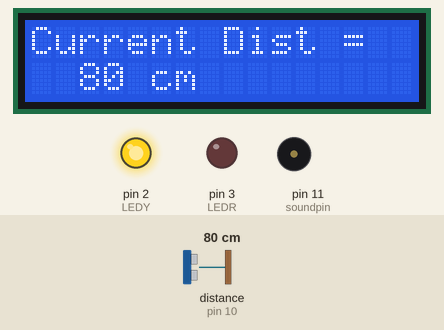
This sketch was run on a simulated Arduino Uno, built with avr-gcc and run on an emulated ATmega328P. Shown: 16×2 character LCD, output pins drawn as LEDs (lit = HIGH), buzzer (waves = sounding). Wiring (inferred from the names in the program): ultrasonic range finder: trigger pin 9; echo pin 10. The test bench sets the inputs (shaded band); at power-on: distance to the obstacle (sensor on pin 10) 80 cm. The echo pulse lasts 58.3 µs per cm; pins used as bus, display or sensor lines are not drawn.

Above: at 2.38 s.
2.8 s: distance to the obstacle (sensor on pin 10) set to 23 cm
At 3.12 s:
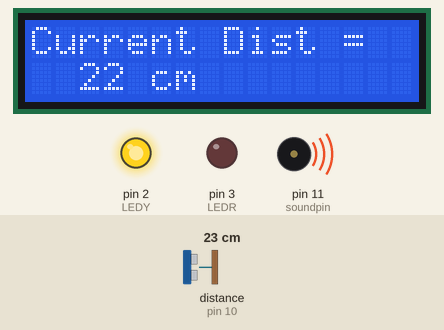
4.5 s: distance to the obstacle (sensor on pin 10) set to 18 cm
At 5.8 s:
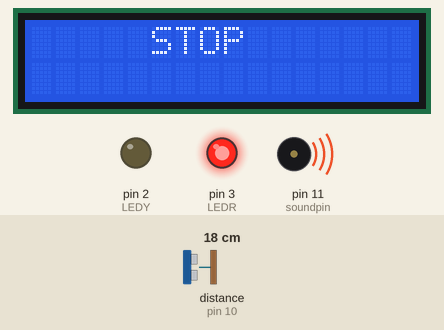
6.1 s: distance to the obstacle (sensor on pin 10) set to 35 cm
At 6.3 s:
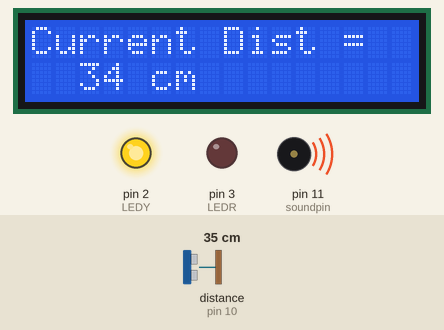
7.7 s: distance to the obstacle (sensor on pin 10) set to 95 cm
At 8.17 s:
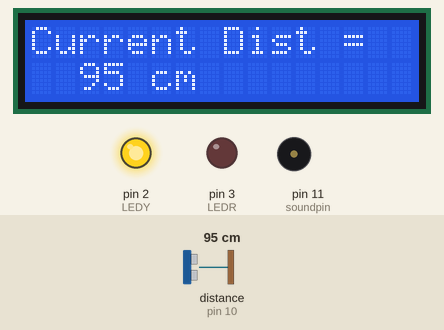
9.3 s: distance to the obstacle (sensor on pin 10) set to 105 cm
At 10.3 s:
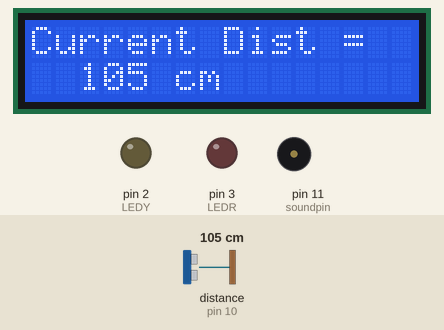
11.3 s: distance to the obstacle (sensor on pin 10) set to 2 cm
At 12.7 s:
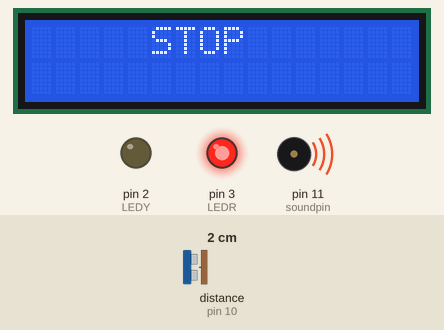
Timing chart, 0 to 14.0 s (numbered marks = the images above; inputs shaded):
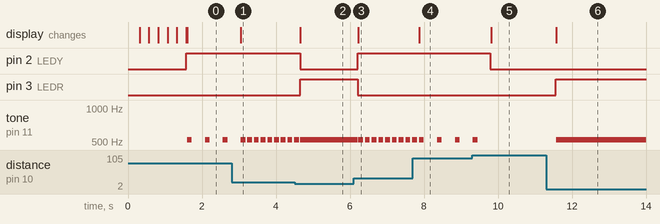

The sketch:

Ultrasound_Backup_System.ino
```cpp
/*
**************************************************************************
  Purpose: This project simulates a backup system for an automobile.
  OUTPUTS: LCD display, Piezo Transducer
  Built: 20/08/2017
  By: Kenny Lu
**************************************************************************
*/

#include <Wire.h>
#include <LiquidCrystal_I2C.h>
#include "pitches.h"

const byte LEDY = 2;
const byte LEDR = 3;
const byte trigpin = 9;     // For the ultrasound module
const byte echopin = 10;    // ultrasound module
const byte soundpin = 11;   // For piezo transducer

LiquidCrystal_I2C lcd(0x27, 2, 1, 0, 4, 5, 6, 7, 3, POSITIVE);  // Setting LCD I2C Address


/* Measures the distance */
unsigned long ping()
{
  digitalWrite(trigpin, HIGH);
  delayMicroseconds(10);
  digitalWrite(trigpin, LOW);

  return pulseIn(echopin, HIGH);
}

/* Resets the two LEDs */
void reset()
{
  digitalWrite(LEDR, LOW);
  digitalWrite(LEDY, LOW);
}

/* Lights up the two LEDs */
void lightup(int caseno)
{
  if(caseno == 4)
  {
    digitalWrite(LEDR, HIGH);
    digitalWrite(LEDY, LOW);
  }
  else
  {
    digitalWrite(LEDR, LOW);
    digitalWrite(LEDY, HIGH);
  }

}

/* Displays distance information on LCD */
void display(unsigned long distance)
{
  lcd.clear();
  lcd.print("Current Dist = ");
  lcd.setCursor(2,1);
  lcd.print(distance);
  lcd.print(" cm");
}

/* Play the piezo transducer according to caseno */
void play(int caseno)
{
  switch(caseno)
  {
    case 0:
      tone(soundpin, NOTE_C5, 130);
      delay(330);
      break;
    case 1:
      tone(soundpin, NOTE_C5, 130);
      delay(230);
      break;
    case 2:
      tone(soundpin, NOTE_C5, 130);
      delay(130);
      break;
    case 3:
      tone(soundpin, NOTE_C5, 130);
      delay(30);
      break;
    case 4:
      tone(soundpin, NOTE_C5, 130);
      break;
  }
}


void setup() {
  // put your setup code here, to run once:
  lcd.begin(16, 2);
  pinMode(LEDY, OUTPUT);
  pinMode(LEDR, OUTPUT);
  pinMode(trigpin, OUTPUT);
  pinMode(echopin, INPUT);
  pinMode(soundpin, OUTPUT);
  /* LCD initialisation */
  for(byte i = 0; i < 3; i++)
  {
    lcd.backlight();
    delay(250);
    lcd.noBacklight();
    delay(250);
  }
  lcd.backlight();
  reset();
}

unsigned long distance = 0;
int caseno = 0;
byte count = 0;

void loop() {
  // put your main code here, to run repeatedly:

  distance = ping() / 58;
  if(distance >= 100)
  {
    reset();
    display(distance);
    delay(200);
    count = 0;
  }
  else if(distance >= 80 && distance < 100)
  {
    caseno = 0;
    lightup(caseno);
    display(distance);
    play(caseno);
    count = 0;
  }
  else if(distance >= 60 && distance < 80)
  {
    caseno = 1;
    lightup(caseno);
    display(distance);
    play(caseno);
    count = 0;
  }
  else if(distance >= 40 && distance < 60)
  {
    caseno = 2;
    lightup(caseno);
    display(distance);
    play(caseno);
    count = 0;
  }
  else if(distance >= 20 && distance < 40)
  {
    caseno = 3;
    lightup(caseno);
    display(distance);
    play(caseno);
    count = 0;
  }
  else
  {
    caseno = 4;
    lightup(caseno);
    if(count == 0)
    {
      lcd.clear();
      lcd.setCursor(5,0);
      lcd.print("STOP");
      count++;
    }
    play(caseno);
  }
  delay(127);
}
```

pitches.h
```cpp
#define NOTE_A0 28
#define NOTE_A# 29
#define NOTE_B 31
#define NOTE_C 33
#define NOTE_C# 35
#define NOTE_D 37
#define NOTE_D# 39
#define NOTE_E 41

#define NOTE_E5 659
#define NOTE_C5 523
#define NOTE_G5 784
```

Measured:
- the behaviour switches between 21 and 20 cm on distance to the obstacle (sensor on pin 10) (found by bisection; images 1 and 2)
- the behaviour switches between 99 and 100 cm on distance to the obstacle (sensor on pin 10) (found by bisection; images 4 and 5)
- after the input at 2.8 s, tone on pin 11 (soundpin): alternates 523 Hz for 0.13 s and silent for 0.05 s, starting after 0.43 s; the display: changes after 0.25 s (image 1)
- after the input at 4.5 s, pin 2 (LEDY): HIGH → LOW after 0.15 s; pin 3 (LEDR): LOW → HIGH after 0.15 s; tone on pin 11 (soundpin): goes on until 4.7 s, then stays 523 Hz; the display: changes after 0.16 s (image 2)
- after the input at 6.1 s, pin 2 (LEDY): LOW → HIGH after 0.11 s; pin 3 (LEDR): HIGH → LOW after 0.11 s; tone on pin 11 (soundpin): alternates 523 Hz for 0.13 s and silent for 0.05 s, starting after 0.11 s; the display: changes after 0.13 s (image 3)
- after the input at 7.7 s, the display: changes after 0.17 s (image 4)
- after the input at 9.3 s, pin 2 (LEDY): HIGH → LOW after 0.49 s; tone on pin 11 (soundpin): goes on until 9.5 s, then stays silent; the display: changes after 0.51 s (image 5)
- after the input at 11.3 s, pin 3 (LEDR): LOW → HIGH after 0.27 s; tone on pin 11 (soundpin): silent → 523 Hz after 0.27 s; the display: changes after 0.27 s (image 6)
